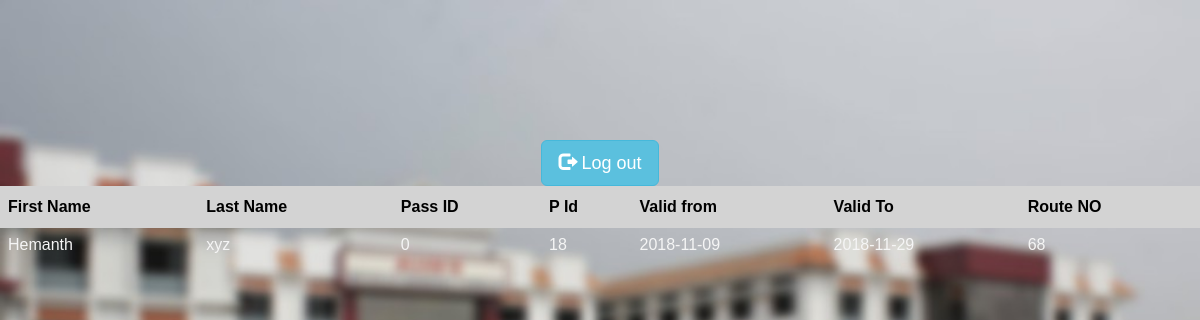
The page /PHP/studentlogin.php on the database its author committed.
### tables this page shows
CREATE TABLE `passenger` (
  `Type` varchar(5) NOT NULL,
  `Pid` int(11) NOT NULL,
  `Fname` varchar(50) NOT NULL,
  `Lname` varchar(50) NOT NULL,
  `Age` int(11) NOT NULL,
  `Gender` char(1) NOT NULL,
  `Bloodtag` varchar(5) NOT NULL
);

CREATE TABLE `buspass` (
  `Passid` bigint(50) NOT NULL,
  `Pid` int(11) NOT NULL,
  `Validfrom` date NOT NULL,
  `Validto` date NOT NULL,
  `Routeno` int(11) NOT NULL
);

### PHP/studentlogin.php (the view, shortened to what this page needs)
<?php
$servername = "localhost";
$username = "root";
$password = "";
$dbname = "bus";
$conn = mysqli_connect($servername, $username, $password, $dbname);
       $passid=$_POST['passid'];
$result = $conn->query("SELECT * FROM buspass WHERE Passid = '$passid'");
if($result->num_rows == 0) {
   echo "<script> alert('Not Regiserd!!!!!!!!!!!'.mysqli_error().)'
    window.location.href='student.php'</script>";
} else {
          echo "<html>
          <head>
          <meta name='viewport' content='width=device-width, initial-scale=1'>
    <link rel='stylesheet' href='https://maxcdn.bootstrapcdn.com/bootstrap/3.3.7/css/bootstrap.min.css'>
    <script src='https://ajax.googleapis.com/ajax/libs/jquery/3.2.1/jquery.min.js'></script>
    <script src='https://maxcdn.bootstrapcdn.com/bootstrap/3.3.7/js/bootstrap.min.js'></script>
    <link rel='stylesheet' href='studenttable.css'>
    </head>
 <center>
<body><table  id='details'>
<tr>
<th>First Name</th>
<th>Last Name</th>
<th>Pass ID</th>
<th>P Id</th>
<th>Valid from</th>
<th>Valid To</th>
<th>Route NO</th>
</tr></center>"
              ;
    if($result){
while($row=mysqli_fetch_array($result))
{
    $result1 = $conn->query("SELECT * FROM passenger WHERE Pid = '$row[1]'");
while($row1=mysqli_fetch_array($result1))
{
echo "<tr>";
    echo "<td>".$row1[2]."</td><br>";
    echo "<td>".$row1[3]."</td><br>";
echo "<td>".$row[0]."</td><br>";
echo "<td>".$row[1]."</td><br>";
echo "<td>".$row[2]."</td><br>";
echo "<td>".$row[3]."</td><br>";
echo "<td>".$row[4]."</td><br>";
echo "</tr>
<a href='student.php' class='btn btn-info btn-lg'>
          <span class='glyphicon glyphicon-log-out'></span> Log out
        </a>
</body>
</html> ";
}
}
    }
}
?>

### PHP/studenttable.css (style rules this page uses)
body { background: url(alvas.jpg); background-repeat: no-repeat; background-size: cover; font-family: sans-serif; }
#details { font-family: "Trebuchet MS", Arial, Helvetica, sans-serif; border-collapse: collapse; width: 100%; color: whitesmoke; }
#details td, #details th { -moz-border-radius:6px; padding: 8px; }
#details th { padding-top: 12px; padding-bottom: 12px; text-align: left; background-color: lightgrey; color: black; }

### rows shown on the page
buspass: Passid "0", Pid "18", Validfrom "2018-11-09", Validto "2018-11-29", Routeno "68"
passenger: Fname "Hemanth", Lname "xyz"
